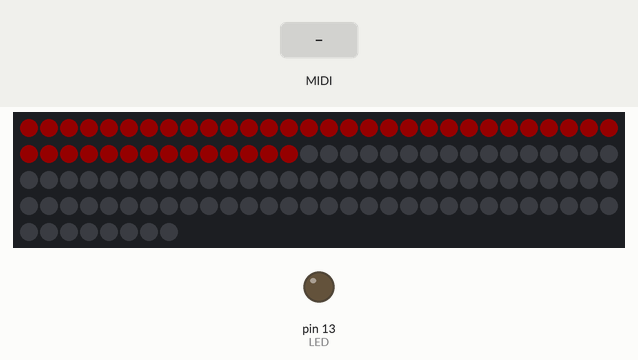
This sketch was run on a simulated Arduino Uno, built with avr-gcc and run on an emulated ATmega328P. Parts: 128 RGB LEDs in strip order, left to right, continuing on the next row, output pins drawn as LEDs (lit = HIGH). The test bench sets the inputs (shaded band). Dim RGB values are drawn brighter than linear; MIDI output is not drawn.

Above: at 0.4 s.
At 3.4 s:
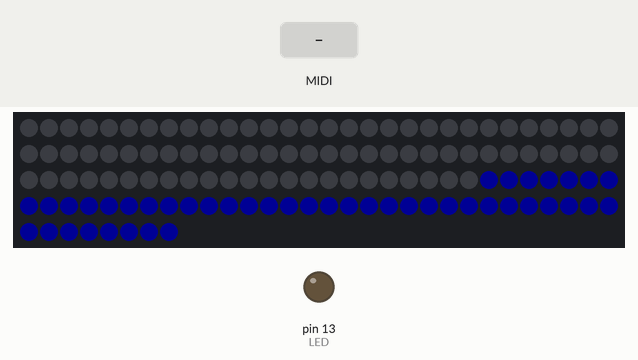
4.9 s: MIDI note 36 received
At 5.05 s:
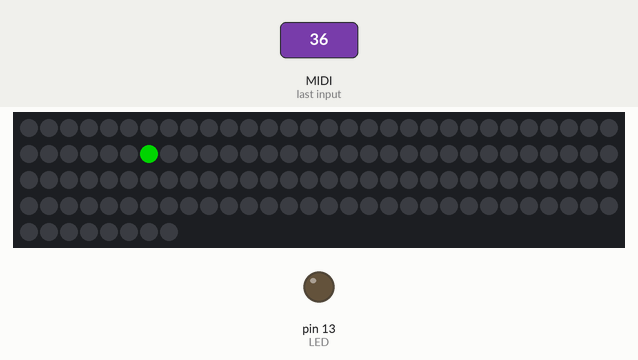
6.7 s: MIDI note 48 received
Timing chart, 0 to 9.7 s (numbered marks = the images above; inputs shaded):
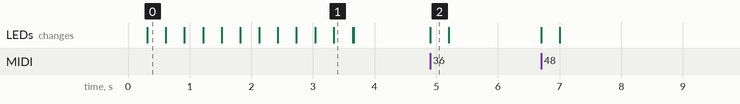

Measured:
- after the input at 4.9 s, the LEDs: change at once (image 2)

The sketch:

MIDI-Lighting-Keyboard.ino
```cpp
/* -----------------------------------------------------------------------------
[MIDI Lighting Keyboard Project.]
Kotohiro Masdua. 2019/2/14
source code from MIDI library example : Input.ino
source code from Aidafruit NeoPix library example : simple.ino
-----------------------------------------------------------------------------*/


#include <MIDI.h>
MIDI_CREATE_DEFAULT_INSTANCE();

// -----------------------------------------------------------------------------
#include <FastLED.h>

// How many leds in your strip?
#define NUM_LEDS 128
#define DATA_PIN 3

// Define the array of leds
CRGB leds[NUM_LEDS];

int delayval = 2; // delay for test

// -----------------------------------------------------------------------------

#define LED 13                   // LED pin on Arduino Uno

// -----------------------------------------------------------------------------
// LED Blink control.

void handleNoteOn(byte channel, byte pitch, byte velocity)
{
  if (velocity == 0) {  // 　Note ON "Velocity = 0" is NOTE Off.
    leds[pitch].setRGB( 0, 0, 0);
    FastLED.show();
  } else {
    switch (channel) {  //  Select Ch       //　Blink velocity power!
      case 1:
        leds[pitch] = 0x008000;
        break;
      case 2:
        leds[pitch] = 0x0000FF;
        break;
      case 3:
        leds[pitch] = 0xFF0000;
        break;
      case 4:
        leds[pitch] = 0xFFFF00;
        break;
      case 5:
        leds[pitch] = 0xFFA500;
        break;
      case 6:
        leds[pitch] = 0xFF00FF;
        break;
      case 7:
        leds[pitch] = 0x00BFFF;
        break;
      case 8:
        leds[pitch] = 0xFFE4E1;
        break;
      case 9:
        leds[pitch] = 0xADFF2F;
        break;
      case 10:
        leds[pitch] = 0x00008B;
        break;
      case 11:
        leds[pitch] = 0x00FFFF;
        break;
      case 12:
        leds[pitch] = 0xF08080;
        break;
      case 13:
        leds[pitch] = 0x800080;
        break;
      case 14:
        leds[pitch] = 0xB22222;
        break;
      case 15:
        leds[pitch] = 0x00BFFF;
        break;
      case 16:
        leds[pitch] = 0xF5F5F5;
        break;
    }
    FastLED.show();
  }
}

void handleNoteOff(byte channel, byte pitch, byte velocity)
{
  switch (channel) {
    case 1:
    case 2:
    case 3:
    case 4:
    case 5:
    case 6:
    case 7:
    case 8:
    case 9:
    case 10:
    case 11:
    case 12:
    case 13:
    case 14:
    case 15:
    case 16:
      leds[pitch].setRGB( 0, 0, 0);
      FastLED.show();
  }
}

void handleControlChange(byte channel , byte number , byte value )
{

  //120 is All sound Off //121 Reset All controller // 123 All Note Off  : All LED OFF

  if (120 == number||121 == number||123 == number) {
    for(int i=0;i<NUM_LEDS;i++){
      leds[i].setRGB( 0, 0, 0);
      }
   }
  FastLED.show();
}


// -----------------------------------------------------------------------------
struct MySettings : public midi::DefaultSettings
{
    static const unsigned SysExMaxSize = 1024; // Accept SysEx messages up to 1024 bytes long.
    static const bool UseRunningStatus = true; // My devices seem to be ok with it.
    static const long BaudRate = 38400;
};

void setup()
{
    pinMode(LED, OUTPUT);

    // -----------------------------------------------------------------------------
    // UsehandleNoteOn Handler with MIDI Library ,after NoteOn Call Back Handler
    MIDI.setHandleNoteOn(handleNoteOn);  //argument is Handler [function].

    // Use NoteOff Handler
    MIDI.setHandleNoteOff(handleNoteOff);

    // Use ControlChange Handler
    MIDI.setHandleControlChange(handleControlChange);

    // All Ch read with MIDI instance initialize.
    MIDI.begin(MIDI_CHANNEL_OMNI);
    Serial.begin(38400); //for Hairless MIDI software <-> Serial Bridge
    // -----------------------------------------------------------------------------


    //LED test All On! after OFF
    // -----------------------------------------------------------------------------
    FastLED.addLeds<NEOPIXEL, DATA_PIN>(leds, NUM_LEDS);

    for(int dot = 0; dot < NUM_LEDS; dot++) {
            leds[dot].setRGB( 20, 0, 0);
            FastLED.show();
            // clear this led for the next time around the loop
            delay(delayval); // Delay for a period of time (in milliseconds).
            }

    for(int dot = 0; dot < NUM_LEDS; dot++) {
            leds[dot].setRGB( 0, 20, 0);
            FastLED.show();
            // clear this led for the next time around the loop
            delay(delayval); // Delay for a period of time (in milliseconds).
            }

    for(int dot = 0; dot < NUM_LEDS; dot++) {
            leds[dot].setRGB( 0, 0, 20);
            FastLED.show();
            // clear this led for the next time around the loop
            delay(delayval); // Delay for a period of time (in milliseconds).
            }

    for(int dot = 0; dot < NUM_LEDS; dot++) {
            leds[dot].setRGB( 0, 0, 0);
            FastLED.show();
            // clear this led for the next time around the loop
            delay(delayval); // Delay for a period of time (in milliseconds).
            }

}


void loop()
{
    MIDI.read();
}
```
